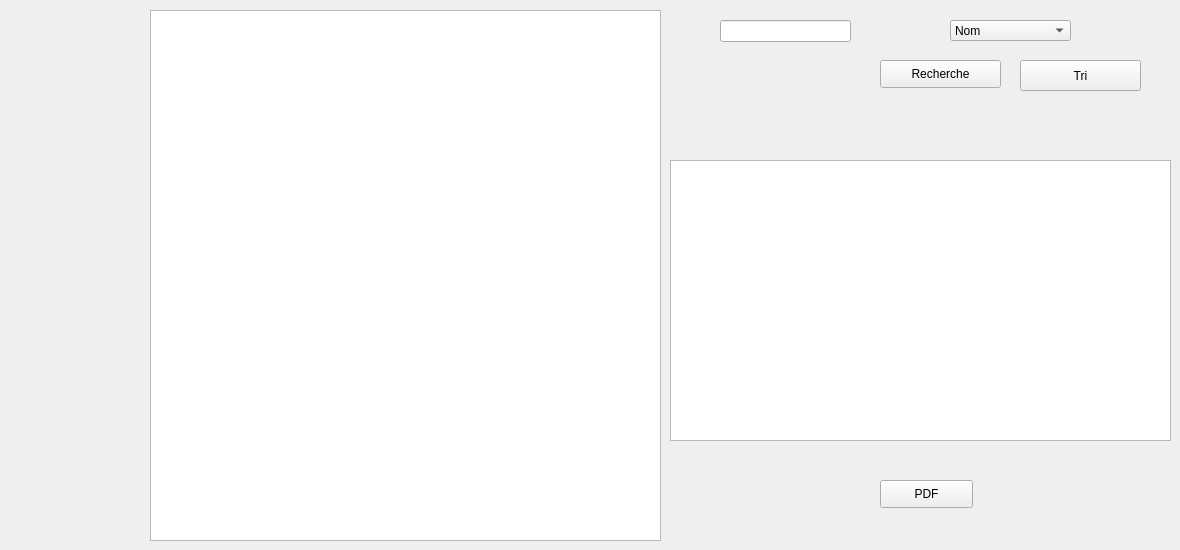
       <widget class="QWidget" name="page_28">
        <widget class="QTableView" name="tableView_3">
         <property name="geometry">
          <rect>
           <x>150</x>
           <y>10</y>
           <width>511</width>
           <height>531</height>
          </rect>
         </property>
         <property name="font">
          <font>
           <family>Vijaya</family>
           <pointsize>14</pointsize>
           <weight>50</weight>
           <italic>false</italic>
           <bold>false</bold>
          </font>
         </property>
        </widget>
        <widget class="QComboBox" name="comboBox_tri_2">
         <property name="geometry">
          <rect>
           <x>950</x>
           <y>20</y>
           <width>121</width>
           <height>21</height>
          </rect>
         </property>
         <item>
          <property name="text">
           <string>Nom</string>
          </property>
         </item>
         <item>
          <property name="text">
           <string>Prenom</string>
          </property>
         </item>
         <item>
          <property name="text">
           <string>Role</string>
          </property>
         </item>
        </widget>
        <widget class="QLineEdit" name="Recherche_2">
         <property name="geometry">
          <rect>
           <x>720</x>
           <y>20</y>
           <width>131</width>
           <height>22</height>
          </rect>
         </property>
        </widget>
        <widget class="QPushButton" name="PDFEmploye_2">
         <property name="geometry">
          <rect>
           <x>880</x>
           <y>480</y>
           <width>93</width>
           <height>28</height>
          </rect>
         </property>
         <property name="text">
          <string>PDF</string>
         </property>
        </widget>
        <widget class="QPushButton" name="Tri_nomEmploye_2">
         <property name="geometry">
          <rect>
           <x>1020</x>
           <y>60</y>
           <width>121</width>
           <height>31</height>
          </rect>
         </property>
         <property name="text">
          <string>Tri</string>
         </property>
        </widget>
        <widget class="QTableView" name="tableView_5">
         <property name="geometry">
          <rect>
           <x>670</x>
           <y>160</y>
           <width>501</width>
           <height>281</height>
          </rect>
         </property>
        </widget>
        <widget class="QPushButton" name="pushButtonEmploye_2">
         <property name="geometry">
          <rect>
           <x>880</x>
           <y>60</y>
           <width>121</width>
           <height>28</height>
          </rect>
         </property>
         <property name="text">
          <string>Recherche</string>
         </property>
        </widget>
       </widget>
